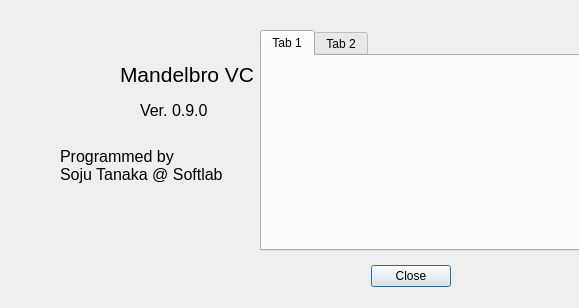
<?xml version="1.0" encoding="UTF-8"?>
<ui version="4.0">
 <class>Dialog</class>
 <widget class="QDialog" name="Dialog">
  <property name="geometry">
   <rect>
    <x>0</x>
    <y>0</y>
    <width>579</width>
    <height>308</height>
   </rect>
  </property>
  <property name="sizePolicy">
   <sizepolicy hsizetype="Fixed" vsizetype="Fixed">
    <horstretch>0</horstretch>
    <verstretch>0</verstretch>
   </sizepolicy>
  </property>
  <property name="maximumSize">
   <size>
    <width>16777214</width>
    <height>16777215</height>
   </size>
  </property>
  <property name="windowTitle">
   <string>About Mandelbro VC</string>
  </property>
  <property name="sizeGripEnabled">
   <bool>false</bool>
  </property>
  <property name="modal">
   <bool>true</bool>
  </property>
  <widget class="QLabel" name="label">
   <property name="geometry">
    <rect>
     <x>120</x>
     <y>60</y>
     <width>201</width>
     <height>28</height>
    </rect>
   </property>
   <property name="font">
    <font>
     <pointsize>16</pointsize>
    </font>
   </property>
   <property name="text">
    <string>Mandelbro VC</string>
   </property>
  </widget>
  <widget class="QLabel" name="label_2">
   <property name="geometry">
    <rect>
     <x>140</x>
     <y>100</y>
     <width>80</width>
     <height>21</height>
    </rect>
   </property>
   <property name="font">
    <font>
     <pointsize>12</pointsize>
    </font>
   </property>
   <property name="text">
    <string>Ver. 0.9.0</string>
   </property>
  </widget>
  <widget class="QDialogButtonBox" name="buttonBox">
   <property name="geometry">
    <rect>
     <x>370</x>
     <y>260</y>
     <width>81</width>
     <height>32</height>
    </rect>
   </property>
   <property name="sizePolicy">
    <sizepolicy hsizetype="Expanding" vsizetype="Fixed">
     <horstretch>0</horstretch>
     <verstretch>0</verstretch>
    </sizepolicy>
   </property>
   <property name="focusPolicy">
    <enum>Qt::NoFocus</enum>
   </property>
   <property name="standardButtons">
    <set>QDialogButtonBox::Close</set>
   </property>
  </widget>
  <widget class="QLabel" name="label_3">
   <property name="geometry">
    <rect>
     <x>60</x>
     <y>130</y>
     <width>301</width>
     <height>71</height>
    </rect>
   </property>
   <property name="font">
    <font>
     <pointsize>12</pointsize>
    </font>
   </property>
   <property name="text">
    <string>Programmed by
Soju Tanaka @ Softlab</string>
   </property>
  </widget>
  <widget class="QTabWidget" name="tabWidget">
   <property name="geometry">
    <rect>
     <x>260</x>
     <y>30</y>
     <width>321</width>
     <height>221</height>
    </rect>
   </property>
   <widget class="QWidget" name="tab">
    <attribute name="title">
     <string>Tab 1</string>
    </attribute>
   </widget>
   <widget class="QWidget" name="tab_2">
    <attribute name="title">
     <string>Tab 2</string>
    </attribute>
   </widget>
  </widget>
 </widget>
 <resources/>
 <connections>
  <connection>
   <sender>buttonBox</sender>
   <signal>clicked(QAbstractButton*)</signal>
   <receiver>Dialog</receiver>
   <slot>close()</slot>
   <hints>
    <hint type="sourcelabel">
     <x>292</x>
     <y>178</y>
    </hint>
    <hint type="destinationlabel">
     <x>205</x>
     <y>174</y>
    </hint>
   </hints>
  </connection>
 </connections>
</ui>
